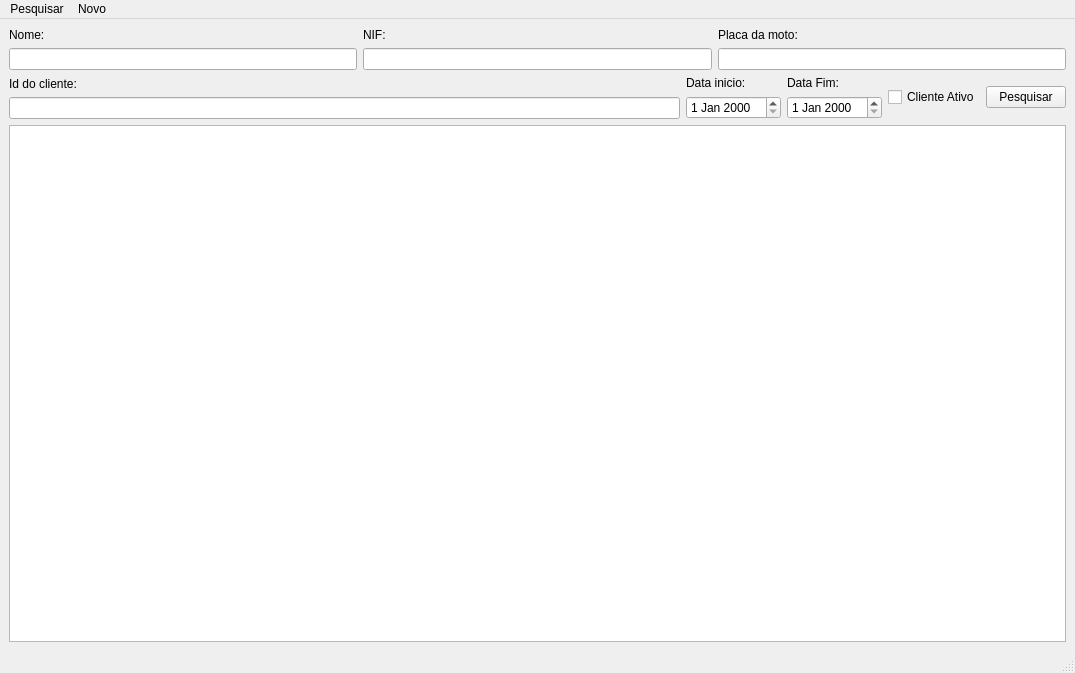
<?xml version="1.0" encoding="UTF-8"?>
<ui version="4.0">
 <class>queryclientandmoto</class>
 <widget class="QMainWindow" name="queryclientandmoto">
  <property name="geometry">
   <rect>
    <x>0</x>
    <y>0</y>
    <width>1075</width>
    <height>673</height>
   </rect>
  </property>
  <property name="windowTitle">
   <string>MainWindow</string>
  </property>
  <widget class="QWidget" name="centralwidget">
   <layout class="QGridLayout" name="gridLayout">
    <item row="0" column="0">
     <layout class="QVBoxLayout" name="verticalLayout_7">
      <item>
       <layout class="QHBoxLayout" name="horizontalLayout">
        <item>
         <layout class="QVBoxLayout" name="verticalLayout">
          <item>
           <widget class="QLabel" name="label">
            <property name="text">
             <string>Nome:</string>
            </property>
           </widget>
          </item>
          <item>
           <widget class="QLineEdit" name="lineEdit"/>
          </item>
         </layout>
        </item>
        <item>
         <layout class="QVBoxLayout" name="verticalLayout_2">
          <item>
           <widget class="QLabel" name="label_2">
            <property name="text">
             <string>NIF:</string>
            </property>
           </widget>
          </item>
          <item>
           <widget class="QLineEdit" name="lineEdit_3"/>
          </item>
         </layout>
        </item>
        <item>
         <layout class="QVBoxLayout" name="verticalLayout_3">
          <item>
           <widget class="QLabel" name="label_3">
            <property name="text">
             <string>Placa da moto:</string>
            </property>
           </widget>
          </item>
          <item>
           <widget class="QLineEdit" name="lineEdit_4"/>
          </item>
         </layout>
        </item>
       </layout>
      </item>
      <item>
       <layout class="QHBoxLayout" name="horizontalLayout_2">
        <item>
         <layout class="QVBoxLayout" name="verticalLayout_6">
          <item>
           <widget class="QLabel" name="label_6">
            <property name="text">
             <string>Id do cliente:</string>
            </property>
           </widget>
          </item>
          <item>
           <widget class="QLineEdit" name="lineEdit_2"/>
          </item>
         </layout>
        </item>
        <item>
         <layout class="QVBoxLayout" name="verticalLayout_4">
          <item>
           <widget class="QLabel" name="label_4">
            <property name="text">
             <string>Data inicio:</string>
            </property>
           </widget>
          </item>
          <item>
           <widget class="QDateEdit" name="dateEdit"/>
          </item>
         </layout>
        </item>
        <item>
         <layout class="QVBoxLayout" name="verticalLayout_5">
          <item>
           <widget class="QLabel" name="label_5">
            <property name="text">
             <string>Data Fim:</string>
            </property>
           </widget>
          </item>
          <item>
           <widget class="QDateEdit" name="dateEdit_2"/>
          </item>
         </layout>
        </item>
        <item>
         <widget class="QCheckBox" name="checkBox">
          <property name="text">
           <string>Cliente Ativo</string>
          </property>
         </widget>
        </item>
        <item>
         <widget class="QPushButton" name="pushButton">
          <property name="text">
           <string>Pesquisar</string>
          </property>
         </widget>
        </item>
       </layout>
      </item>
     </layout>
    </item>
    <item row="1" column="0">
     <widget class="QTableWidget" name="tableWidget"/>
    </item>
   </layout>
  </widget>
  <widget class="QStatusBar" name="statusbar"/>
  <widget class="QMenuBar" name="menubar">
   <property name="geometry">
    <rect>
     <x>0</x>
     <y>0</y>
     <width>1075</width>
     <height>22</height>
    </rect>
   </property>
   <widget class="QMenu" name="menuPesquisar">
    <property name="title">
     <string>Pesquisar</string>
    </property>
   </widget>
   <widget class="QMenu" name="menuNovo">
    <property name="title">
     <string>Novo</string>
    </property>
   </widget>
   <addaction name="menuPesquisar"/>
   <addaction name="menuNovo"/>
  </widget>
  <action name="actionCliente">
   <property name="text">
    <string>Cliente</string>
   </property>
  </action>
  <action name="actionMoto">
   <property name="text">
    <string>Moto</string>
   </property>
  </action>
 </widget>
 <resources/>
 <connections/>
</ui>
